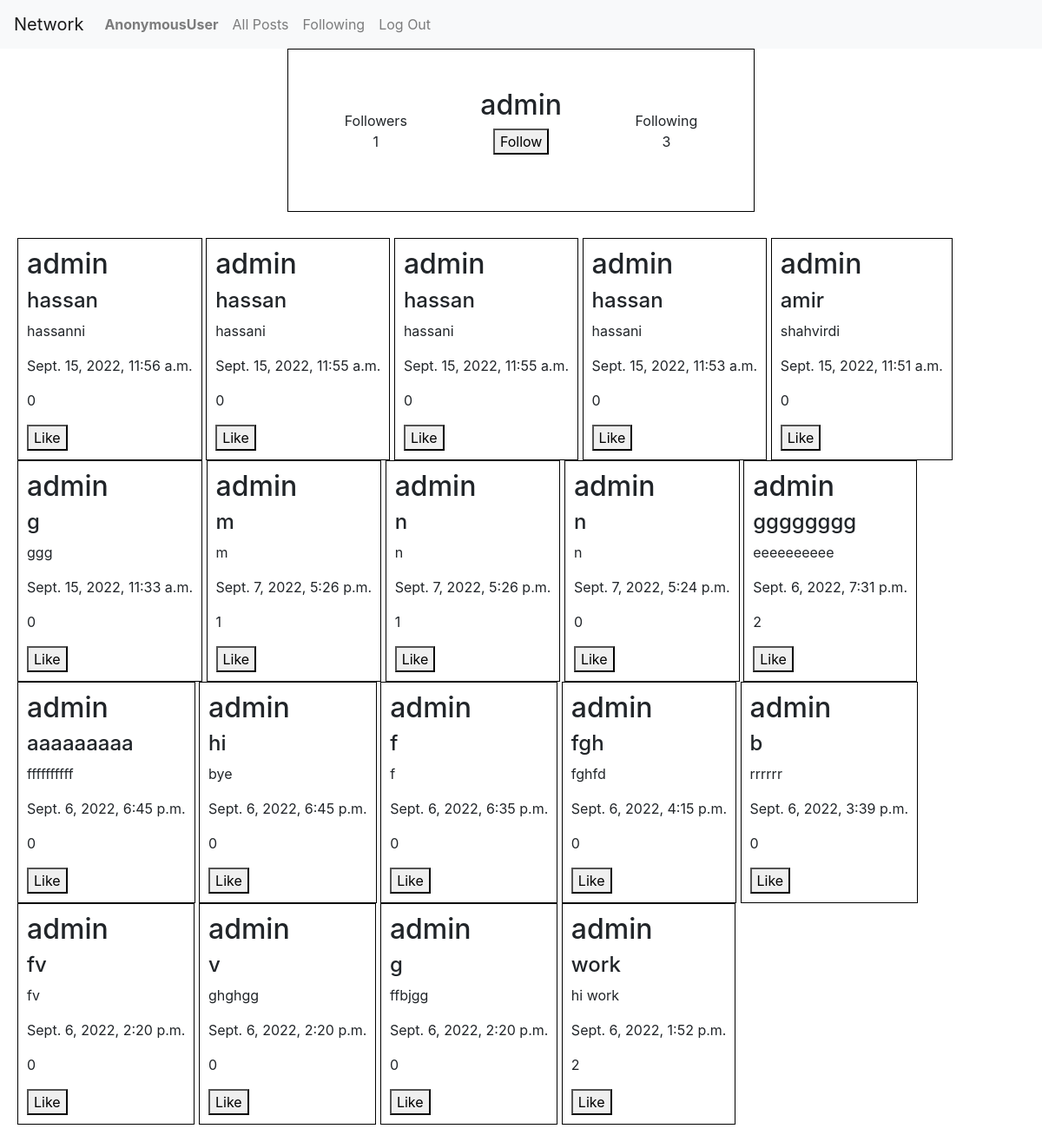
/profile/admin, run on the app's committed database.
### network/models.py (models this page shows, shortened)
class User(AbstractUser):
    pass

class Posts(models.Model):
    id = models.AutoField(primary_key=True)
    post_uesr = models.ForeignKey(User, on_delete=models.CASCADE, null=True, blank=True,related_name='create_user')
    post_title = models.CharField(max_length=200)
    post_description = models.TextField()
    post_date = models.DateTimeField(default=datetime.now, blank=True)
    post_likes = models.ManyToManyField(User,blank=True,default=None, related_name='post_likes')
    like_count = models.CharField(max_length=200)

### network/views.py (the view)
# urls.py: path("profile/<str:user>", views.profile, name="profile"),
def profile(request,user):
    follower = request.user
    user = User.objects.get(username = user)
    all_post_user = Posts.objects.filter(post_uesr = user).order_by('-id')
    followed_users_len = Followers.objects.filter(followed_users = user).count()
    following_len = Followers.objects.filter(follower = user).count()
    followed_users = Followers.objects.filter(followed_users = user)
    followed_users_list = []
    for i in followed_users:
        for_followed_users = i.follower
        followed_users_list.append(for_followed_users.username)
    if follower.username in followed_users_list is not None:
        button_and_value = 'Unfollow'
    else:
        button_and_value = 'Follow'
    return render(request, 'network/profile.html',{
        'posts': all_post_user,
        'user':user,
        'follower':follower,
        'follower_len':followed_users_len,
        'following_len':following_len,
        'button_and_value':button_and_value,
    })

### network/templates/network/profile.html (shortened to what this page needs)
{% extends 'network/layout.html' %}
{% load static %}
{% block head %}
    <link rel="stylesheet" href="{% static 'network/profile.css' %}">
{% endblock %}
{% block body %}
<div class="div_user_profile">
    <li class="li_user_profile">
        <div>Followers</div>
        <div>{{follower_len}}</div>
    </li>
    <li class="li_user_profile">
        <div class="username"><h2>{{user}}</h2></div>
        <form action="{% url 'follower' %}" method="post">
            <button type="submit">{{button_and_value}}</button>
        </form>
    </li>
    <li class="li_user_profile">
        <div>Following</div>
        <div>{{following_len}}</div>
    </li>
</div>
<div class="div_posts">
    {% for all_posts in posts %}
        <li class="li_posts">
            <div class="div_single_post">
                <h2>{{all_posts.post_uesr}}</h2>
                <h4>{{all_posts.post_title}}</h4>
                <p id="post_description_{{all_posts.id}}">{{all_posts.post_description}}</p>
                <p>{{all_posts.post_date}}</p>
                <p id="like_count_{{all_posts.id}}">{{all_posts.post_likes.count}}</p>
                {% if request.user not in all_posts.post_likes.all %}
                    <button value="{{all_posts.id}}" id="like_button_{{all_posts.id}}">Like</button>
                {% else %}
                    <button value="{{all_posts.id}}" id="like_button_{{all_posts.id}}">Unlike</button>
                {% endif %}
            </div>
        </li>
    {% endfor %}
</div>
{% endblock %}

### network/static/network/profile.css (style rules this page uses)
.div_user_profile { display: block; width:fit-content ; text-align: center; margin: auto; border: solid 1px black; padding: 25px; }
.li_user_profile { display: inline-block; margin: 0; padding: 40px; }
.li_user_profile .username { margin: -20px 0 0 0; }
.div_posts { padding: 20px; margin:10px 0 0 0 ; }
.li_posts { display: inline-block; border: solid 1px black; padding: 10px; }

### data on the page
User: username "admin"
Posts: post_uesr "admin", post_title "hassan", post_description "hassanni", post_date "Sept. 15, 2022, 11:56 a.m.", post_likes.count "0"
Posts: post_uesr "admin", post_title "hassan", post_description "hassani", post_date "Sept. 15, 2022, 11:55 a.m.", post_likes.count "0"
Posts: post_uesr "admin", post_title "hassan", post_description "hassani", post_date "Sept. 15, 2022, 11:55 a.m.", post_likes.count "0"
Posts: post_uesr "admin", post_title "hassan", post_description "hassani", post_date "Sept. 15, 2022, 11:53 a.m.", post_likes.count "0"
Posts: post_uesr "admin", post_title "amir", post_description "shahvirdi", post_date "Sept. 15, 2022, 11:51 a.m.", post_likes.count "0"
Posts: post_uesr "admin", post_title "g", post_description "ggg", post_date "Sept. 15, 2022, 11:33 a.m.", post_likes.count "0"
Posts: post_uesr "admin", post_title "m", post_description "m", post_date "Sept. 7, 2022, 5:26 p.m.", post_likes.count "1"
Posts: post_uesr "admin", post_title "n", post_description "n", post_date "Sept. 7, 2022, 5:26 p.m.", post_likes.count "1"
Posts: post_uesr "admin", post_title "n", post_description "n", post_date "Sept. 7, 2022, 5:24 p.m.", post_likes.count "0"
Posts: post_uesr "admin", post_title "gggggggg", post_description "eeeeeeeeee", post_date "Sept. 6, 2022, 7:31 p.m.", post_likes.count "2"
Posts: post_uesr "admin", post_title "aaaaaaaaa", post_description "ffffffffff", post_date "Sept. 6, 2022, 6:45 p.m.", post_likes.count "0"
Posts: post_uesr "admin", post_title "hi", post_description "bye", post_date "Sept. 6, 2022, 6:45 p.m.", post_likes.count "0"
Posts: post_uesr "admin", post_title "f", post_description "f", post_date "Sept. 6, 2022, 6:35 p.m.", post_likes.count "0"
Posts: post_uesr "admin", post_title "fgh", post_description "fghfd", post_date "Sept. 6, 2022, 4:15 p.m.", post_likes.count "0"
Posts: post_uesr "admin", post_title "b", post_description "rrrrrr", post_date "Sept. 6, 2022, 3:39 p.m.", post_likes.count "0"
Posts: post_uesr "admin", post_title "fv", post_description "fv", post_date "Sept. 6, 2022, 2:20 p.m.", post_likes.count "0"
Posts: post_uesr "admin", post_title "v", post_description "ghghgg", post_date "Sept. 6, 2022, 2:20 p.m.", post_likes.count "0"
Posts: post_uesr "admin", post_title "g", post_description "ffbjgg", post_date "Sept. 6, 2022, 2:20 p.m.", post_likes.count "0"
Posts: post_uesr "admin", post_title "work", post_description "hi work", post_date "Sept. 6, 2022, 1:52 p.m.", post_likes.count "2"

### other printed values
{{ request.user }} "AnonymousUser"
{{ follower_len }} "1"
{{ button_and_value }} "Follow"
{{ following_len }} "3"
